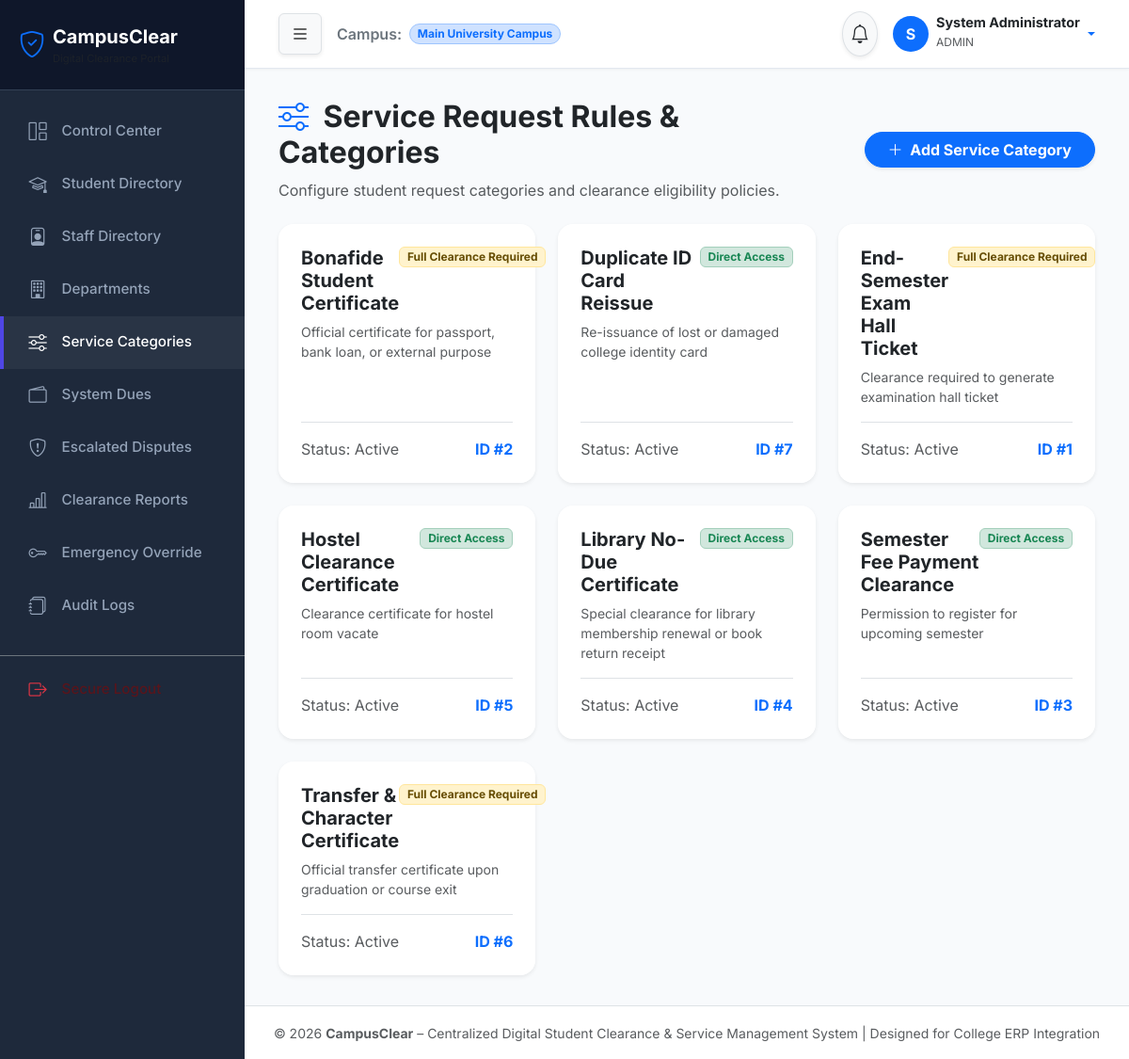
Screenshot of /admin/services.php (signed in) with the database file from the repository.
### tables this page shows
CREATE TABLE `service_categories` (
  `id` int(11) NOT NULL AUTO_INCREMENT,
  `name` varchar(100) NOT NULL,
  `description` text DEFAULT NULL,
  `requires_full_clearance` tinyint(1) DEFAULT 1,
  `is_active` tinyint(1) DEFAULT 1,
  `created_at` timestamp NOT NULL DEFAULT current_timestamp(),
  PRIMARY KEY (`id`),
  UNIQUE KEY `name` (`name`)
);

### includes/functions.php (called while the page is built, shortened)
<?php
function sanitize($data) {
    return htmlspecialchars(trim((string)$data), ENT_QUOTES, 'UTF-8');
}

### admin/services.php (the view, shortened to what this page needs)
<?php
require_once __DIR__ . '/../includes/header.php';
require_once __DIR__ . '/../includes/sidebar.php';
require_once __DIR__ . '/../includes/navbar.php';
$pdo = db();
$services = $pdo->query("SELECT * FROM service_categories ORDER BY name ASC")->fetchAll();
?>
<div class="container-fluid">
    <div class="row mb-4 align-items-center">
        <div class="col-md-8">
            <h2 class="fw-bold text-dark"><i class="bi bi-sliders me-2 text-primary"></i> Service Request Rules & Categories</h2>
            <p class="text-muted mb-0">Configure student request categories and clearance eligibility policies.</p>
        </div>
        <div class="col-md-4 text-md-end mt-3 mt-md-0">
            <button class="btn btn-primary rounded-pill px-4 shadow-sm fw-bold" data-bs-toggle="modal" data-bs-target="#addServiceModal">
                <i class="bi bi-plus-lg me-1"></i> Add Service Category
            </button>
        </div>
    </div>
    <div class="row g-4">
        <?php foreach ($services as $s): ?>
            <div class="col-md-6 col-lg-4">
                <div class="card card-glass h-100 border-0 shadow-sm">
                    <div class="card-body p-4 d-flex flex-column">
                        <div class="d-flex justify-content-between align-items-start mb-2">
                            <h5 class="fw-bold mb-0 text-dark"><?= sanitize($s['name']) ?></h5>
                            <?php if ($s['requires_full_clearance']): ?>
                                <span class="badge bg-warning-subtle text-warning-emphasis border border-warning-subtle">Full Clearance Required</span>
                            <?php else: ?>
                                <span class="badge bg-success-subtle text-success border border-success-subtle">Direct Access</span>
                            <?php endif; ?>
                        </div>
                        <p class="small text-muted mb-3 flex-grow-1"><?= sanitize($s['description']) ?></p>
                        <div class="border-top pt-3 d-flex justify-content-between align-items-center text-xs text-muted">
                            <span>Status: Active</span>
                            <span class="fw-bold text-primary">ID #<?= $s['id'] ?></span>
                        </div>
                    </div>
                </div>
            </div>
        <?php endforeach; ?>
    </div>
</div>
<?php require_once __DIR__ . '/../includes/footer.php'; ?>

### assets/css/style.css (style rules this page uses)
:root { --primary-color: #4f46e5; --primary-hover: #4338ca; --secondary-color: #0ea5e9; --dark-bg: #0f172a; --sidebar-bg: #1e293b; --card-bg: #ffffff; --text-main: #334155; --text-muted: #64748b; --border-color: #e2e8f0; --success-bg: #dcfce7; --success-text: #15803d; --warning-bg: #fef9c3; --warning-text: #a16207; --danger-bg: #ffe4e6; --danger-text: #be123c; --shadow-sm: 0 1px 3px rgba(0,0,0,0.05); --shadow-md: 0 4px 6px -1px rgba(0,0,0,0.07), 0 2px 4px -1px rgba(0,0,0,0.04); --shadow-lg: 0 10px 25px -5px rgba(0,0,0,0.08), 0 8px 10px -6px rgba(0,0,0,0.03); }
body { font-family: 'Inter', system-ui, -apple-system, sans-serif; background-color: #f8fafc; color: var(--text-main); min-height: 100vh; display: flex; flex-direction: column; }
.card-glass { background: rgba(255, 255, 255, 0.95); backdrop-filter: blur(10px); border: 1px solid rgba(226, 232, 240, 0.8); border-radius: 1rem; box-shadow: var(--shadow-md); transition: transform 0.2s ease, box-shadow 0.2s ease; }

### rows the page displays
service_categories: name "Bonafide Student Certificate", requires_full_clearance "Full Clearance Required", description "Official certificate for passport, bank loan, or external purpose", id "2"
service_categories: name "Duplicate ID Card Reissue", requires_full_clearance "Direct Access", description "Re-issuance of lost or damaged college identity card", id "7"
service_categories: name "End-Semester Exam Hall Ticket", requires_full_clearance "Full Clearance Required", description "Clearance required to generate examination hall ticket", id "1"
service_categories: name "Hostel Clearance Certificate", requires_full_clearance "Direct Access", description "Clearance certificate for hostel room vacate", id "5"
service_categories: name "Library No-Due Certificate", requires_full_clearance "Direct Access", description "Special clearance for library membership renewal or book return receipt", id "4"
service_categories: name "Semester Fee Payment Clearance", requires_full_clearance "Direct Access", description "Permission to register for upcoming semester", id "3"
service_categories: name "Transfer & Character Certificate", requires_full_clearance "Full Clearance Required", description "Official transfer certificate upon graduation or course exit", id "6"

### other values shown
APP_NAME "CampusClear"
substr($user['full_name'], 0, 1) "S"
$user['full_name'] "System Administrator"
$user['role'] "ADMIN"
APP_TAGLINE "Centralized Digital Student Clearance & Service Management System"
